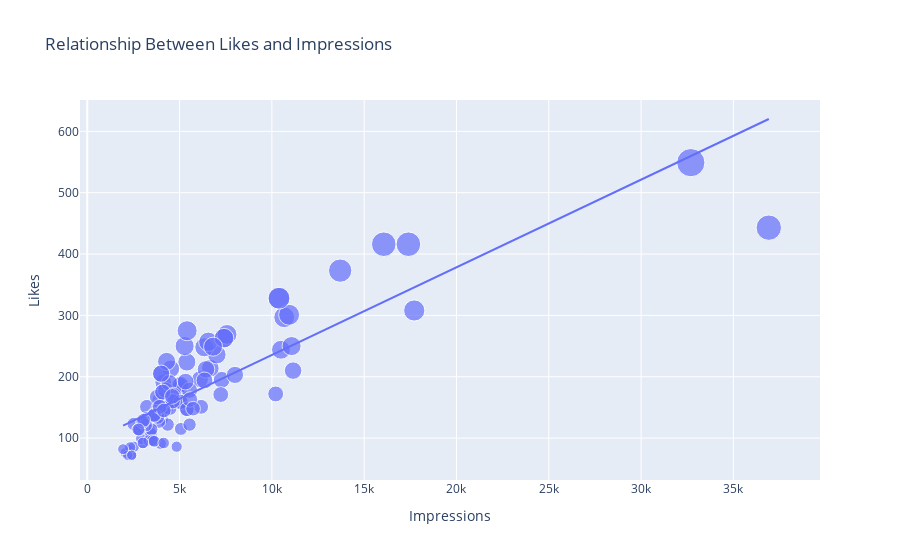

The code cell stored with this chart in its notebook:
### Markdown cell above
# Analyzing Relationships

- Let’s analyze relationships to find the most important factors of our Instagram reach. It will also help us in understanding how the Instagram algorithm works.

- Let’s have a look at the relationship between the number of likes and the number of impressions on my Instagram posts:

### Code cell
figure = px.scatter(data_frame = data, x="Impressions",
                    y="Likes", size="Likes", trendline="ols", 
                    title = "Relationship Between Likes and Impressions")
figure.show()
